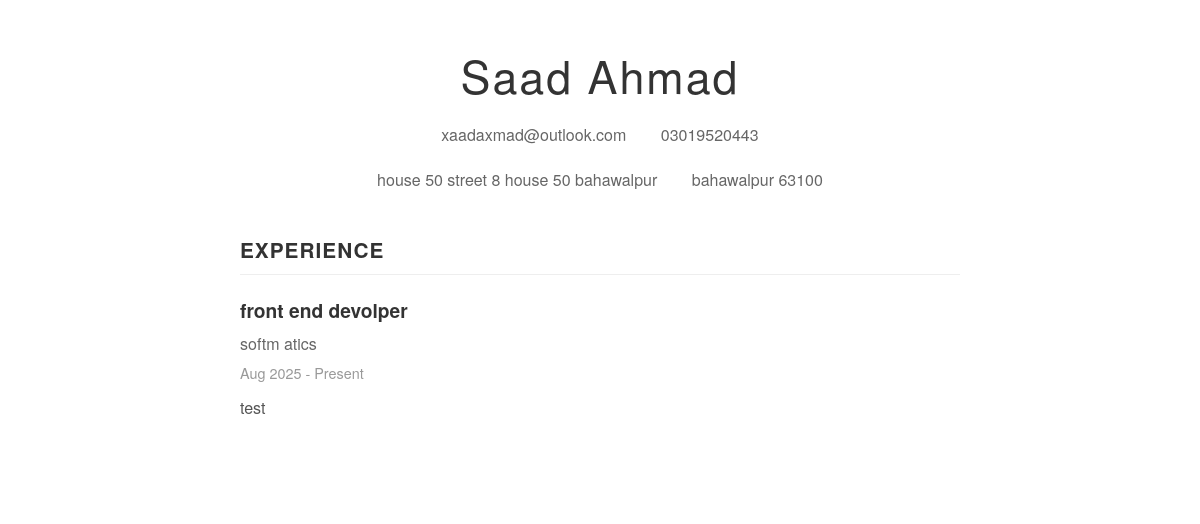
The page /view/1/ (signed in) on the database its author committed.
### main/models.py (models this page shows, shortened)
class PersonalInfo(models.Model):
    resume = models.OneToOneField(Resume, on_delete=models.CASCADE, related_name='personal_info')
    first_name = models.CharField(max_length=100)
    last_name = models.CharField(max_length=100)
    email = models.EmailField()
    photo_url = models.URLField(blank=True)
    phone = models.CharField(max_length=20, blank=True)
    address = models.TextField(blank=True)
    city = models.CharField(max_length=100, blank=True)
    state = models.CharField(max_length=100, blank=True)
    zip_code = models.CharField(max_length=20, blank=True)
    country = models.CharField(max_length=100, blank=True)
    linkedin = models.URLField(blank=True)
    website = models.URLField(blank=True)
    summary = models.TextField(blank=True)

class Experience(models.Model):
    resume = models.ForeignKey(Resume, on_delete=models.CASCADE, related_name='experiences')
    company = models.CharField(max_length=200)
    position = models.CharField(max_length=200)
    location = models.CharField(max_length=200, blank=True)
    start_date = models.DateField()
    end_date = models.DateField(null=True, blank=True)
    current = models.BooleanField(default=False)
    description = models.TextField()
    class Meta:
        ordering = ['-start_date']

### main/views.py (the view)
# urls.py: path('view/<int:resume_id>/', views.view_resume, name='view_resume'),
@login_required
def view_resume(request, resume_id):
    resume = get_object_or_404(Resume, id=resume_id, user=request.user)
    context = {
        'resume': resume,
        'personal_info': getattr(resume, 'personal_info', None),
        'experiences': resume.experiences.all(),
        'education': resume.education.all(),
        'skills': resume.skills.all(),
        'projects': resume.projects.all(),
        'title': resume.title
    }
    template_name = f'main/resume_templates/{resume.template}.html'
    if resume.template == 'custom' or resume.use_custom_theme:
        template_name = 'main/resume_templates/custom.html'
    try:
        return render(request, template_name, context)
    except TemplateDoesNotExist:
        return render(request, 'main/resume_templates/modern.html', context)

### templates/main/resume_templates/minimal.html (shortened to what this page needs)
<!DOCTYPE html>
<html lang="en">
<head>
</head>
<body>
    <div class="resume-container">
        <div class="header">
            <div class="name">{{ personal_info.first_name }} {{ personal_info.last_name }}</div>
            <div class="contact-info">
                {% if personal_info.email %}
                <span class="contact-item">{{ personal_info.email }}</span>
                {% endif %}
                {% if personal_info.phone %}
                <span class="contact-item">{{ personal_info.phone }}</span>
                {% endif %}
            </div>
            {% if personal_info.address or personal_info.city or personal_info.state %}
            <div class="contact-info">
                {% if personal_info.address %}
                <span class="contact-item">{{ personal_info.address }}</span>
                {% endif %}
                {% if personal_info.city or personal_info.state %}
                <span class="contact-item">
                    {% if personal_info.city %}{{ personal_info.city }}{% endif %}
                    {% if personal_info.zip_code %} {{ personal_info.zip_code }}{% endif %}
                </span>
                {% endif %}
            </div>
            {% endif %}
        </div>
        {% if experiences %}
        <div class="section">
            <div class="section-title">Experience</div>
            {% for experience in experiences %}
            <div class="experience-item">
                <div class="job-title">{{ experience.position }}</div>
                <div class="company">{{ experience.company }}</div>
                <div class="dates">
                    {{ experience.start_date|date:"M Y" }} -
                    {% if experience.current %}Present{% else %}{{ experience.end_date|date:"M Y" }}{% endif %}
                </div>
                <div class="description">{{ experience.description }}</div>
            </div>
            {% endfor %}
        </div>
        {% endif %}
    </div>
</body>
</html>

### templates/main/resume_templates/minimal.html (style rules this page uses)
* { margin: 0; padding: 0; box-sizing: border-box; }
body { font-family: 'Helvetica Neue', Arial, sans-serif; line-height: 1.6; color: #333; background: #fff; }
.resume-container { max-width: 800px; margin: 0 auto; padding: 40px; background: white; }
.header { text-align: center; margin-bottom: 40px; }
.name { font-size: 2.8rem; font-weight: 300; margin-bottom: 10px; letter-spacing: 2px; }
.contact-info { font-size: 1rem; color: #666; margin-bottom: 20px; }
.contact-item { display: inline-block; margin: 0 15px; }
.section { margin-bottom: 35px; }
.section-title { font-size: 1.3rem; font-weight: 600; text-transform: uppercase; letter-spacing: 1px; margin-bottom: 20px; color: #333; border-bottom: 1px solid #eee; padding-bottom: 8px; }
.experience-item, .education-item { margin-bottom: 25px; }
.job-title, .degree { font-size: 1.2rem; font-weight: 600; color: #333; margin-bottom: 5px; }
.company, .institution { font-size: 1rem; color: #666; margin-bottom: 5px; }
.dates { font-size: 0.9rem; color: #999; margin-bottom: 10px; }
.description { color: #555; line-height: 1.7; }

### rows shown on the page
PersonalInfo: first_name "Saad", last_name "Ahmad", email "xaadaxmad@outlook.com", phone "03019520443", address "house 50 street 8 house 50 bahawalpur", city "bahawalpur", zip_code "63100"
Experience: position "front end devolper", company "softm atics", start_date "Aug 2025", current "Present", description "test"
